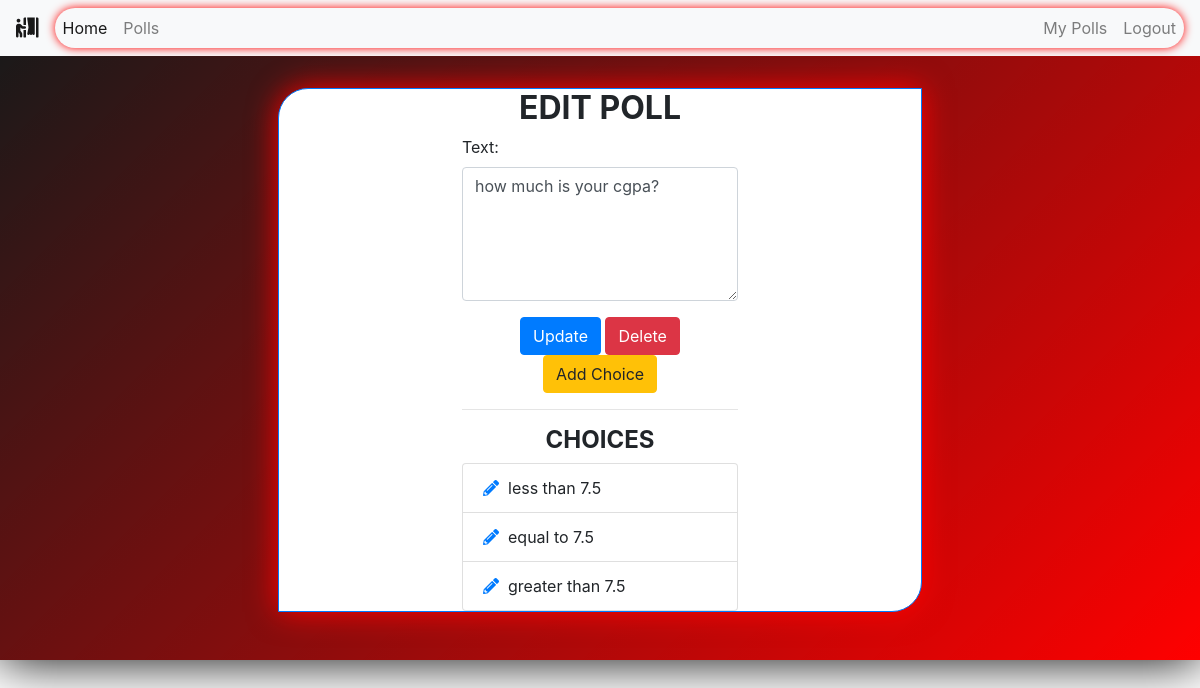
Screenshot of /polls/edit/6/ (signed in) with the database file from the repository.
### polls/models.py (models this page shows, shortened)
class Poll(models.Model):
    owner = models.ForeignKey(User, on_delete=models.CASCADE)
    text = models.TextField()
    pub_date = models.DateTimeField(default=timezone.now)
    active = models.BooleanField(default=True)
    created_at = models.DateTimeField(auto_now_add=True)

class Choice(models.Model):
    poll = models.ForeignKey(Poll, on_delete=models.CASCADE)
    choice_text = models.CharField(max_length=255)
    created_at = models.DateTimeField(auto_now_add=True)
    updated_at = models.DateTimeField(auto_now=True)

### polls/views.py (the view)
# urls.py: path('edit/<int:poll_id>/', views.polls_edit, name='edit'),
@login_required
def polls_edit(request, poll_id):
    poll = get_object_or_404(Poll, pk=poll_id)
    if request.user != poll.owner:
        return redirect('home')
    if request.method == 'POST':
        form = EditPollForm(request.POST, instance=poll)
        if form.is_valid:
            form.save()
            messages.success(request, "Poll Updated successfully.",
                             extra_tags='alert alert-success alert-dismissible fade show')
            return redirect("polls:list")
    else:
        form = EditPollForm(instance=poll)
    return render(request, "polls/poll_edit.html", {'form': form, 'poll': poll})

### polls/forms.py
class EditPollForm(forms.ModelForm):
    class Meta:
        model = Poll
        fields = ['text', ]
        widgets = {
            'text': forms.Textarea(attrs={'class': 'form-control', 'rows': 5, 'cols': 20}),
        }

### polls/templates/polls/poll_edit.html (shortened to what this page needs)
{% extends 'base.html' %}
{% block content %}
<div class="vh-100 d-flex justify-content-center align-items-center p-5" id="login-content" style="background: linear-gradient(135deg, rgba(0, 0, 0, 0.9), rgba(255, 0, 0, 1)); box-shadow: 0 0 50px rgba(0,0,0,1);">
    <div class="col-md-7 p-7 shadow-sm border rounded-5 border-primary bg-white" style="border-radius: 30px 0px 30px 0px;box-shadow: 0 0 30px rgba(255,0,1);">
        <div class="col-md-6 offset-md-3">
            <h2 style="text-align: center"><b>EDIT POLL</b></h2>
            <form action="" method="POST" >
                {% for field in form %}
                <div class="form-group" >
                    {{ field.label_tag }}
                    {{ field }}
                </div>
                {% endfor %}
                <div style="text-align:center">
                <button type="submit" class="btn btn-primary">Update</button>
                <a class="btn btn-danger" href="{% url 'polls:delete_poll' poll.id %}" role="button" onclick="return confirm('Are you sure?')">Delete</a>
                <a class="btn btn-warning" href="{% url 'polls:add_choice' poll.id %}" role="button">Add Choice</a>
                </div>
            </form>
            <hr >
            <div class="choices">
                <h4 class="text-center mt-3"><b>CHOICES</b></h4>
                <ul class="list-group">
                    {% for choice in poll.choice_set.all %}
                    <li class="list-group-item"><a href="{% url 'polls:choice_edit' choice.id %}"><i class="fas fa-pencil-alt"></i></a>&nbsp
                        {{ choice.choice_text }}</li>
                    {% endfor %}
                </ul>
            </div>
        </div>
    </div>
</div>
{% endblock %}

### rows the page displays
Poll: form "how much is your cgpa?"
Choice: choice_text "less than 7.5"
Choice: choice_text "equal to 7.5"
Choice: choice_text "greater than 7.5"

### other values shown
{{ field.label_tag }} "Text:"
